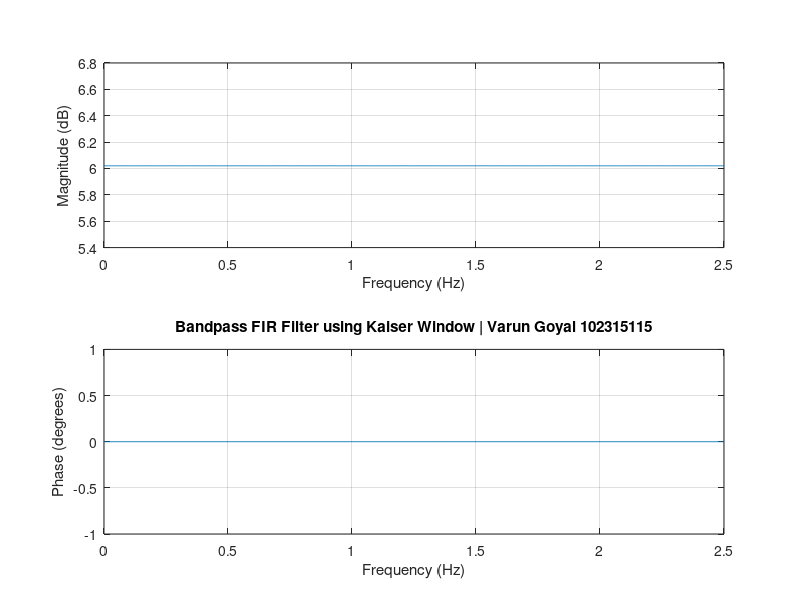
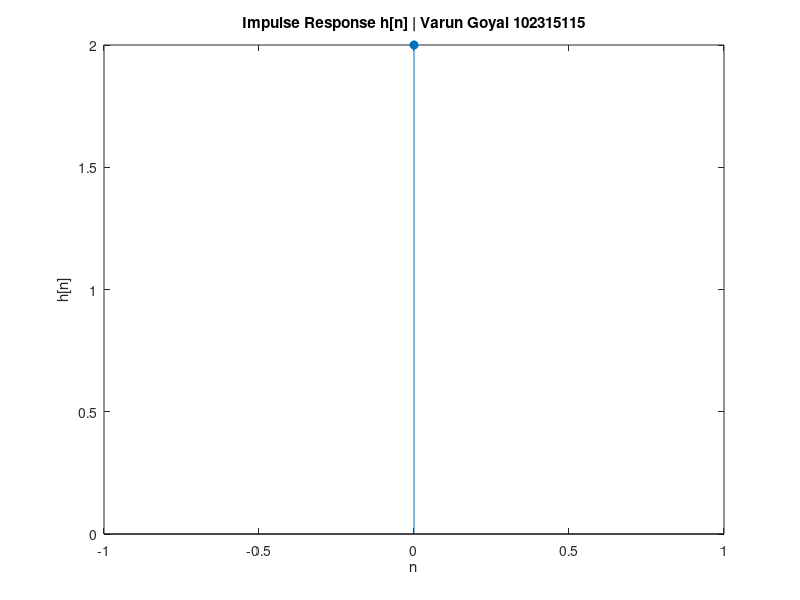
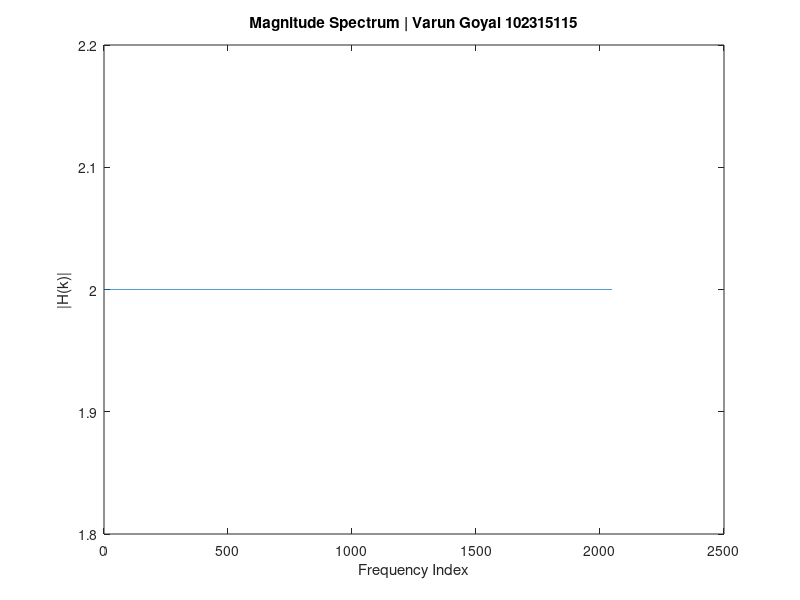

Write the MATLAB code that produced these figures, in order.
clc; clear; close all;

% ---------------------------------------------------------
% FIR BANDPASS FILTER USING KAISER WINDOW
% Varun Goyal | Roll No. 102315115
% ---------------------------------------------------------

% ------------ USER INPUTS --------------------------------
fp1 = input('Enter lower passband edge frequency fp1 (Hz) (e.g., 2000): ');
fp2 = input('Enter upper passband edge frequency fp2 (Hz) (e.g., 4000): ');

df  = input('Enter transition width (Hz) (e.g., 500): ');
Ap  = input('Enter passband ripple Ap (dB) (e.g., 0.5): ');
As  = input('Enter stopband attenuation As (dB) (e.g., 60): ');
Fs  = input('Enter sampling frequency Fs (Hz) (e.g., 20000): ');

% ------------ DIGITAL (NORMALIZED) FREQUENCIES -----------
wp1 = 2*pi*fp1 / Fs;
wp2 = 2*pi*fp2 / Fs;

ws1 = 2*pi*(fp1 - df) / Fs;
ws2 = 2*pi*(fp2 + df) / Fs;

% Effective transition width
dw = min(abs(wp1 - ws1), abs(wp2 - ws2));

% ------------ KAISER WINDOW PARAMETERS -------------------
A = As;

if A > 50
    beta = 0.1102*(A - 8.7);
elseif A >= 21
    beta = 0.5842*(A - 21)^0.4 + 0.07886*(A - 21);
else
    beta = 0;
end

% Filter order
M = ceil((A - 8) / (2.285 * dw));

% ---------- FIX: MAKE M EVEN TO AVOID INDEX ERROR --------
if mod(M,2) ~= 0
    M = M + 1;
end

N = M + 1;

fprintf('\nKaiser Window beta = %.3f\n', beta);
fprintf('Filter Order N = %d\n', N);

% ------------ IDEAL BANDPASS IMPULSE RESPONSE ------------
n = 0:M;

wc1 = (wp1 + ws1)/2;
wc2 = (wp2 + ws2)/2;

hd = (sin(wc2*(n - M/2)) - sin(wc1*(n - M/2))) ./ (pi*(n - M/2));

% L'Hospital correction at center
hd(M/2 + 1) = (wc2 - wc1) / pi;

% ------------ KAISER WINDOW ------------------------------
w = kaiser(N, beta).';

% ------------ FIR COEFFICIENTS ---------------------------
h = hd .* w;

% ------------ FREQUENCY RESPONSE --------------------------
figure;
freqz(h,1,2048,Fs);
title('Bandpass FIR Filter using Kaiser Window | Varun Goyal 102315115');

% ------------ IMPULSE RESPONSE ----------------------------
figure;
stem(n, h, 'filled');
xlabel('n'); ylabel('h[n]');
title('Impulse Response h[n] | Varun Goyal 102315115');

% ------------ MAGNITUDE SPECTRUM --------------------------
figure;
plot(abs(fft(h,2048)));
xlabel('Frequency Index'); ylabel('|H(k)|');
title('Magnitude Spectrum | Varun Goyal 102315115');
